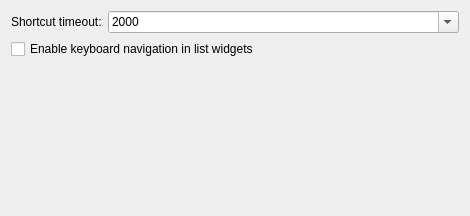
<?xml version="1.0" encoding="UTF-8"?>
<ui version="4.0">
 <class>Keyboard</class>
 <widget class="QWidget" name="Keyboard">
  <property name="geometry">
   <rect>
    <x>0</x>
    <y>0</y>
    <width>470</width>
    <height>216</height>
   </rect>
  </property>
  <layout class="QFormLayout" name="formLayout">
   <item row="0" column="0">
    <widget class="QLabel" name="label">
     <property name="text">
      <string>Shortcut timeout:</string>
     </property>
    </widget>
   </item>
   <item row="0" column="1">
    <widget class="QComboBox" name="Timeout">
     <property name="editable">
      <bool>true</bool>
     </property>
     <property name="currentIndex">
      <number>3</number>
     </property>
     <item>
      <property name="text">
       <string notr="true">250</string>
      </property>
     </item>
     <item>
      <property name="text">
       <string notr="true">500</string>
      </property>
     </item>
     <item>
      <property name="text">
       <string notr="true">1000</string>
      </property>
     </item>
     <item>
      <property name="text">
       <string notr="true">2000</string>
      </property>
     </item>
     <item>
      <property name="text">
       <string notr="true">3000</string>
      </property>
     </item>
     <item>
      <property name="text">
       <string notr="true">4000</string>
      </property>
     </item>
     <item>
      <property name="text">
       <string notr="true">5000</string>
      </property>
     </item>
    </widget>
   </item>
   <item row="1" column="0" colspan="2">
    <widget class="QCheckBox" name="EnableKeyboardNavigationInLists">
     <property name="text">
      <string>Enable keyboard navigation in list widgets</string>
     </property>
     <property name="RequiresRestart" stdset="0">
      <bool>true</bool>
     </property>
    </widget>
   </item>
  </layout>
 </widget>
 <resources/>
 <connections/>
</ui>
